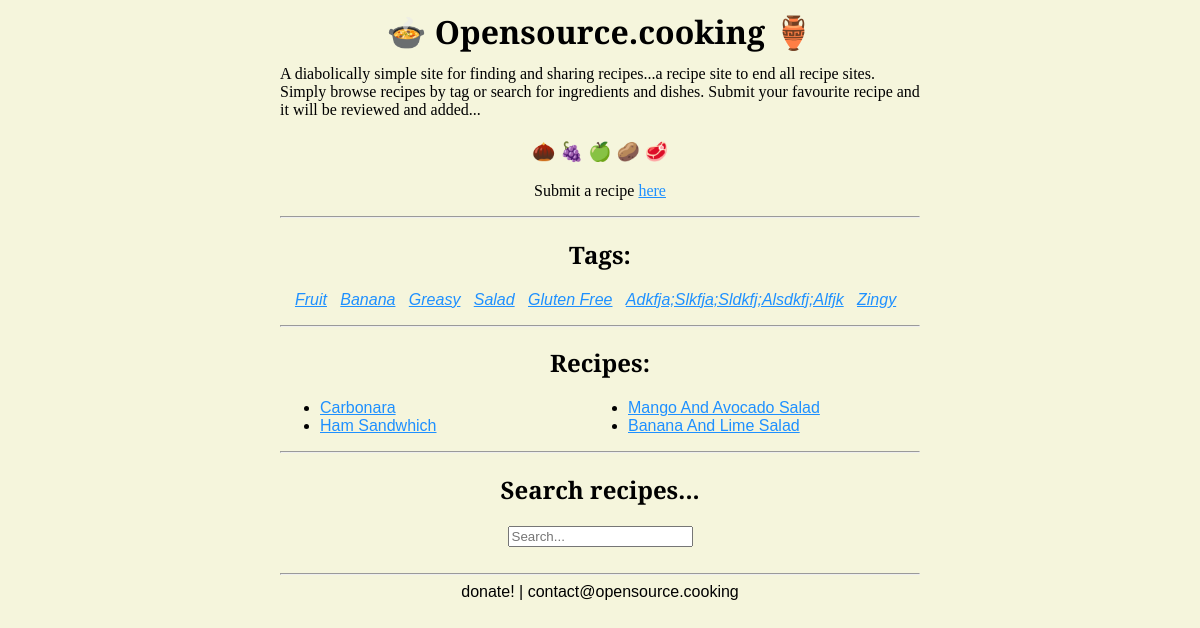
The app's page /, older data.
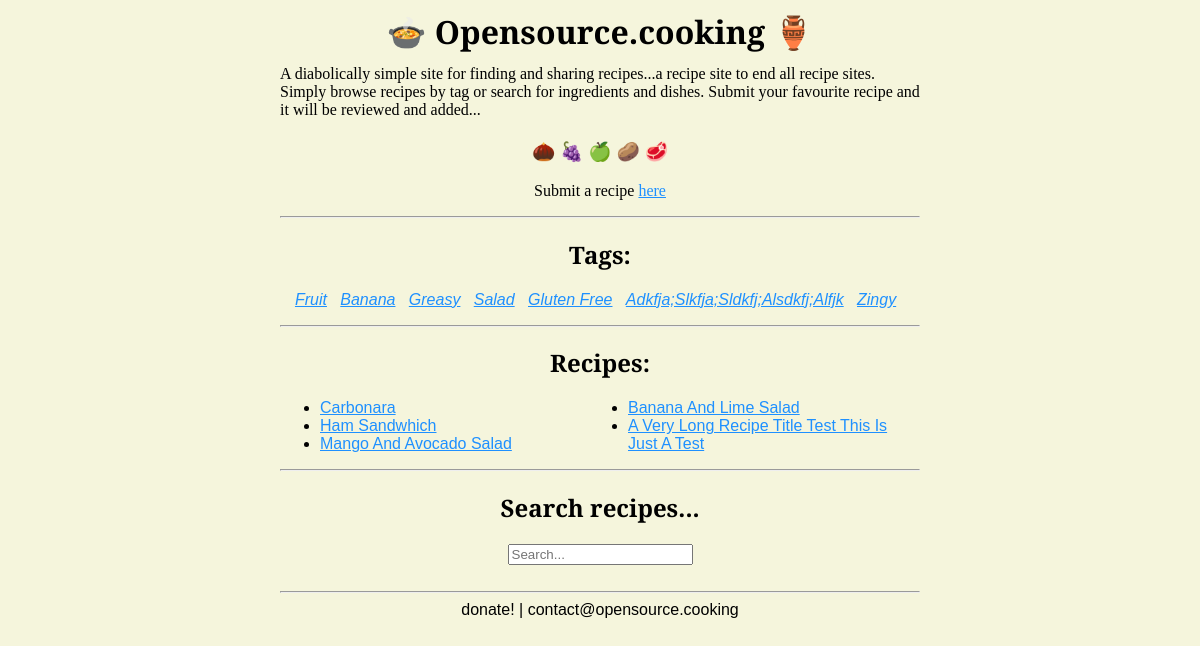
The same page, newer data.
### recipes/models.py (models this page shows, shortened)
class Tag(models.Model):
  name = models.CharField(max_length=100)
  visible = models.BooleanField(default=False)
  slug = models.SlugField(unique=True, default=ran_string(18))

class Recipe(models.Model):
  title = models.CharField(max_length=200)
  author = models.CharField(max_length=100, default="Anonymous")
  email = models.EmailField(max_length=254, blank=True)
  date_submitted = models.DateTimeField(auto_now_add=True)
  tags = models.ManyToManyField('Tag', related_name='recipes', blank=True)
  description = models.TextField(max_length=200, default=None)
  ingredients = models.TextField()
  instructions = models.TextField()
  link1 = models.URLField(max_length=300, blank=True)
  link2 = models.URLField(max_length=300, blank=True)
  visible = models.BooleanField(default=False)
  recipe_slug = models.SlugField(unique=True, default=ran_string(18))

### recipes/views.py (the view)
# urls.py: path('', views.IndexView.as_view(), name='index'),
class IndexView(generic.ListView):
    template_name='recipes/index.html'
    from django.core.mail import send_mail
    def get_context_data(self,*args, **kwargs):
        context = super(IndexView, self).get_context_data(*args,**kwargs)
        context['recipe_list'] = Recipe.objects.filter(visible=True)
        context['tags'] = Tag.objects.filter(visible=True)
        return context
    def get_queryset(self):
        return Recipe.objects.filter(visible=True)

### recipes/templates/recipes/index.html
{% extends "recipes/base.html" %}
{% block content %}
<p class="st" style="text-align: center;">Submit a recipe <a href="/submit/">here</a></p>
<hr>
{% if tags %}
    <h2 style="text-align:center;">Tags:</h2>
    <p style="font-family:sans-serif; text-align: center;">
        {% for tag in tags %}
            <a href="{% url 'recipes:tag' tag.slug %}"><i>{{ tag.name |title}}</i></a>&nbsp;&nbsp;
        {% endfor %}
    </p>
<hr>
<h2 style="text-align: center; ">Recipes:</h2>
{% if recipe_list %}
    <ul id=recipes>
        {% for recipe in recipe_list %}
            <li><a href="{% url 'recipes:detail' recipe.recipe_slug %}">{{ recipe.title |title}}</a></li>
        {% endfor %}
    </ul>
{% else %}
    <p> No recipes yet!</p>
{% endif %}
<hr>
<h2> Search recipes...</h2>
<div style="text-align:center">
<form action="{% url 'recipes:search_results' %}" method="get">
  <input  name="q" type="text" placeholder="Search...">
</form>
<br>
</div>
{% endif %}
{% endblock %}

Row changes from the older to the newer data that the page shows:
added Recipe: title "A Very Long Recipe Title Test This Is Just A Test"
